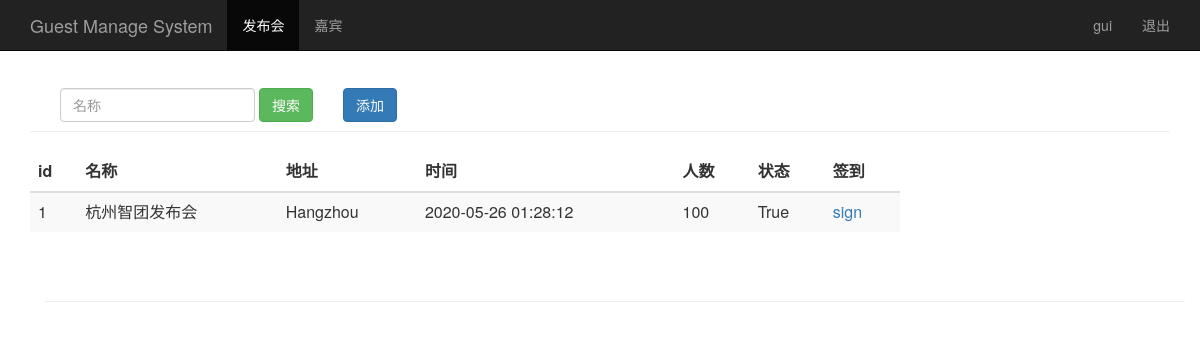
The page /event_manage/ (signed in) on the database its author committed.
### sign/models.py (models this page shows, shortened)
class Event(models.Model):
    name = models.CharField(max_length=100)             # Presentation title
    limit = models.IntegerField()                       # Attend number
    status = models.BooleanField()                      # Status
    address = models.CharField(max_length=200)          # Address
    start_time = models.DateTimeField('events time')    # Presentation date
    create_time = models.DateTimeField(auto_now=True)   #Create time (auto get)

### sign/views.py (the view)
# urls.py: path('event_manage/', views.event_manage),
@login_required
def event_manage(request):
    event_list = Event.objects.all()
    username = request.session.get('user', '') # Read browser session
    return render(request, "event_manage.html", {"user":username,"events": event_list})

### sign/templates/event_manage.html (shortened to what this page needs)
{% extends "base.html" %}
{% block content %}
    <nav class="navbar navbar-inverse navbar-fixed-top">
      <div class="container">
        <div class="navbar-header">
          <a class="navbar-brand" href="/event_manage/">Guest Manage System</a>
        </div>
        <div id="navbar" class="collapse navbar-collapse">
          <ul class="nav navbar-nav">
            <li class="active"><a href="#">发布会</a></li>
            <li><a href="/guest_manage/">嘉宾</a></li>
          </ul>
          <ul class="nav navbar-nav navbar-right">
           <li><a href="#">{{user}}</a></li>
           <li><a href="/logout/">退出</a></li>
         </ul>
        </div>
      </div>
    </nav>
    <div class="container theme-showcase" role="main">
      <div class="page-header" style="margin-top: 80px;">
        <div id="navbar" class="navbar-collapse collapse" style="float:left;">
          <form class="navbar-form" method="get" action="/search_name/">
            <div class="form-group">
              <input name="name" type="text" placeholder="名称" class="form-control">
            </div>
            <button type="submit" class="btn btn-success">搜索</button>
          </form>
        </div>
        <div "float:right;">
          <button type="submit" class="btn btn-primary" onclick="window.location.href='/add_event/'" style="margin-top: 8px;">添加</button>
        </div>
      </div>
      <div class="row" >
        <div class="col-md-6" style="width: 900px;">
          <table class="table table-striped">
            <thead>
              <tr>
                <th>id</th>
                <th>名称</th>
                <th>地址</th>
                <th>时间</th>
                <th>人数</th>
                <th>状态</th>
                <th>签到</th>
              </tr>
            </thead>
            <tbody>
              {% for event in events %}
                <tr>
                  <td>{{ event.id }}</td>
                  <td>{{ event.name }}</td>
                  <td>{{ event.address }}</td>
                  <td>{{ event.start_time | date:"Y-m-d H:i:s" }}</td>
                  <td>{{ event.limit }}</td>
                  <td>{{ event.status }}</td>
                  <td><a href="/sign_index/{{ event.id }}/"  target="{{ event.id }}_blank">sign</a></td>
                </tr>
             {% endfor %}
            </tbody>
          </table>
        </div>
      </div>
{% endblock %}

### rows shown on the page
Event: id "1", name "杭州智团发布会", address "Hangzhou", start_time "2020-05-26 01:28:12", limit "100", status "True"

### other values the page prints
{{ user }} "gui"
